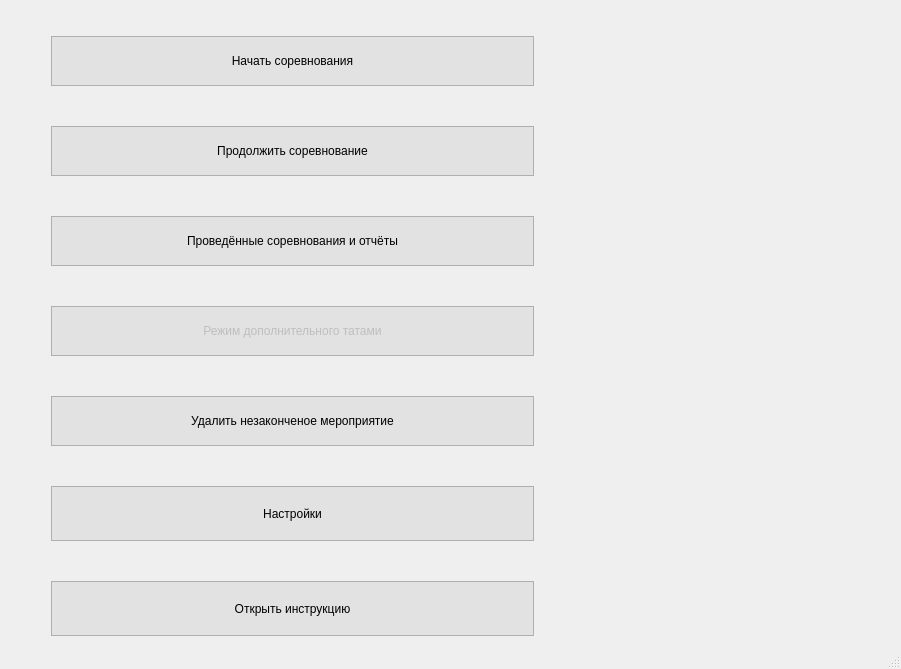
<?xml version="1.0" encoding="UTF-8"?>
<ui version="4.0">
 <class>MainWindow</class>
 <widget class="QMainWindow" name="MainWindow">
  <property name="geometry">
   <rect>
    <x>0</x>
    <y>0</y>
    <width>901</width>
    <height>668</height>
   </rect>
  </property>
  <property name="windowTitle">
   <string>Ката</string>
  </property>
  <widget class="QWidget" name="centralWidget">
   <layout class="QGridLayout" name="gridLayout_2">
    <property name="verticalSpacing">
     <number>6</number>
    </property>
    <item row="0" column="1">
     <layout class="QGridLayout" name="gridLayout" rowstretch="0,0,0,0" columnstretch="0,0">
      <property name="sizeConstraint">
       <enum>QLayout::SetDefaultConstraint</enum>
      </property>
      <property name="leftMargin">
       <number>40</number>
      </property>
      <property name="topMargin">
       <number>25</number>
      </property>
      <property name="bottomMargin">
       <number>0</number>
      </property>
      <property name="verticalSpacing">
       <number>0</number>
      </property>
      <item row="2" column="0">
       <spacer name="verticalSpacer">
        <property name="orientation">
         <enum>Qt::Vertical</enum>
        </property>
        <property name="sizeType">
         <enum>QSizePolicy::Expanding</enum>
        </property>
        <property name="sizeHint" stdset="0">
         <size>
          <width>7</width>
          <height>100</height>
         </size>
        </property>
       </spacer>
      </item>
      <item row="0" column="0">
       <layout class="QVBoxLayout" name="verticalLayout" stretch="0,0,0,0,0,0,0">
        <property name="spacing">
         <number>40</number>
        </property>
        <item>
         <widget class="QPushButton" name="pushButton_2">
          <property name="sizePolicy">
           <sizepolicy hsizetype="Expanding" vsizetype="Expanding">
            <horstretch>0</horstretch>
            <verstretch>0</verstretch>
           </sizepolicy>
          </property>
          <property name="minimumSize">
           <size>
            <width>200</width>
            <height>50</height>
           </size>
          </property>
          <property name="font">
           <font/>
          </property>
          <property name="styleSheet">
           <string notr="true">QPushButton{

background-color: #e2e2e2;
border:1px solid #afafaf;
}
QPushButton:hover{
background-color: #E0F2FF;
border-color: #80C8FF;
}
QPushButton:pressed{
background-color: #C2E4FF;
border-color: #80C8FF;
}</string>
          </property>
          <property name="text">
           <string>Начать соревнования</string>
          </property>
         </widget>
        </item>
        <item>
         <widget class="QPushButton" name="select_not_end_comp">
          <property name="sizePolicy">
           <sizepolicy hsizetype="Expanding" vsizetype="Expanding">
            <horstretch>0</horstretch>
            <verstretch>0</verstretch>
           </sizepolicy>
          </property>
          <property name="minimumSize">
           <size>
            <width>200</width>
            <height>50</height>
           </size>
          </property>
          <property name="styleSheet">
           <string notr="true">QPushButton{

background-color: #e2e2e2;
border:1px solid #afafaf;
}
QPushButton:hover{
background-color: #E0F2FF;
border-color: #80C8FF;
}
QPushButton:pressed{
background-color: #C2E4FF;
border-color: #80C8FF;
}</string>
          </property>
          <property name="text">
           <string>Продолжить соревнование</string>
          </property>
         </widget>
        </item>
        <item>
         <widget class="QPushButton" name="ended_compettition">
          <property name="enabled">
           <bool>true</bool>
          </property>
          <property name="sizePolicy">
           <sizepolicy hsizetype="Expanding" vsizetype="Expanding">
            <horstretch>0</horstretch>
            <verstretch>0</verstretch>
           </sizepolicy>
          </property>
          <property name="minimumSize">
           <size>
            <width>200</width>
            <height>50</height>
           </size>
          </property>
          <property name="font">
           <font/>
          </property>
          <property name="styleSheet">
           <string notr="true">QPushButton{

background-color: #e2e2e2;
border:1px solid #afafaf;
}
QPushButton:hover{
background-color: #E0F2FF;
border-color: #80C8FF;
}
QPushButton:pressed{
background-color: #C2E4FF;
border-color: #80C8FF;
}</string>
          </property>
          <property name="text">
           <string>Проведённые соревнования и отчёты</string>
          </property>
         </widget>
        </item>
        <item>
         <widget class="QPushButton" name="categories_mode">
          <property name="enabled">
           <bool>false</bool>
          </property>
          <property name="sizePolicy">
           <sizepolicy hsizetype="Expanding" vsizetype="Expanding">
            <horstretch>0</horstretch>
            <verstretch>0</verstretch>
           </sizepolicy>
          </property>
          <property name="minimumSize">
           <size>
            <width>200</width>
            <height>50</height>
           </size>
          </property>
          <property name="font">
           <font/>
          </property>
          <property name="styleSheet">
           <string notr="true">QPushButton{

background-color: #e2e2e2;
border:1px solid #afafaf;
}
QPushButton:hover{
background-color: #E0F2FF;
border-color: #80C8FF;
}
QPushButton:pressed{
background-color: #C2E4FF;
border-color: #80C8FF;
}</string>
          </property>
          <property name="text">
           <string>Режим дополнительного татами</string>
          </property>
         </widget>
        </item>
        <item>
         <widget class="QPushButton" name="delete_not_ended_comp">
          <property name="minimumSize">
           <size>
            <width>200</width>
            <height>50</height>
           </size>
          </property>
          <property name="styleSheet">
           <string notr="true">QPushButton{

background-color: #e2e2e2;
border:1px solid #afafaf;
}
QPushButton:hover{
background-color: #E0F2FF;
border-color: #80C8FF;
}
QPushButton:pressed{
background-color: #C2E4FF;
border-color: #80C8FF;
}</string>
          </property>
          <property name="text">
           <string>Удалить незаконченое мероприятие</string>
          </property>
         </widget>
        </item>
        <item>
         <widget class="QPushButton" name="go_to_options">
          <property name="minimumSize">
           <size>
            <width>200</width>
            <height>55</height>
           </size>
          </property>
          <property name="styleSheet">
           <string notr="true">QPushButton{

background-color: #e2e2e2;
border:1px solid #afafaf;
}
QPushButton:hover{
background-color: #E0F2FF;
border-color: #80C8FF;
}
QPushButton:pressed{
background-color: #C2E4FF;
border-color: #80C8FF;
}</string>
          </property>
          <property name="text">
           <string>Настройки</string>
          </property>
         </widget>
        </item>
        <item>
         <widget class="QPushButton" name="open_instructions">
          <property name="minimumSize">
           <size>
            <width>200</width>
            <height>55</height>
           </size>
          </property>
          <property name="styleSheet">
           <string notr="true">QPushButton{

background-color: #e2e2e2;
border:1px solid #afafaf;
}
QPushButton:hover{
background-color: #E0F2FF;
border-color: #80C8FF;
}
QPushButton:pressed{
background-color: #C2E4FF;
border-color: #80C8FF;
}</string>
          </property>
          <property name="text">
           <string>Открыть инструкцию</string>
          </property>
         </widget>
        </item>
       </layout>
      </item>
      <item row="3" column="1">
       <spacer name="verticalSpacer_3">
        <property name="orientation">
         <enum>Qt::Vertical</enum>
        </property>
        <property name="sizeHint" stdset="0">
         <size>
          <width>20</width>
          <height>240</height>
         </size>
        </property>
       </spacer>
      </item>
      <item row="0" column="1" rowspan="3">
       <widget class="QLabel" name="pict">
        <property name="sizePolicy">
         <sizepolicy hsizetype="Fixed" vsizetype="Fixed">
          <horstretch>0</horstretch>
          <verstretch>0</verstretch>
         </sizepolicy>
        </property>
        <property name="minimumSize">
         <size>
          <width>350</width>
          <height>300</height>
         </size>
        </property>
        <property name="maximumSize">
         <size>
          <width>320</width>
          <height>430</height>
         </size>
        </property>
        <property name="text">
         <string/>
        </property>
        <property name="scaledContents">
         <bool>true</bool>
        </property>
        <property name="alignment">
         <set>Qt::AlignCenter</set>
        </property>
        <property name="wordWrap">
         <bool>false</bool>
        </property>
       </widget>
      </item>
     </layout>
    </item>
   </layout>
  </widget>
  <widget class="QStatusBar" name="statusBar"/>
 </widget>
 <layoutdefault spacing="6" margin="11"/>
 <resources/>
 <connections/>
</ui>
